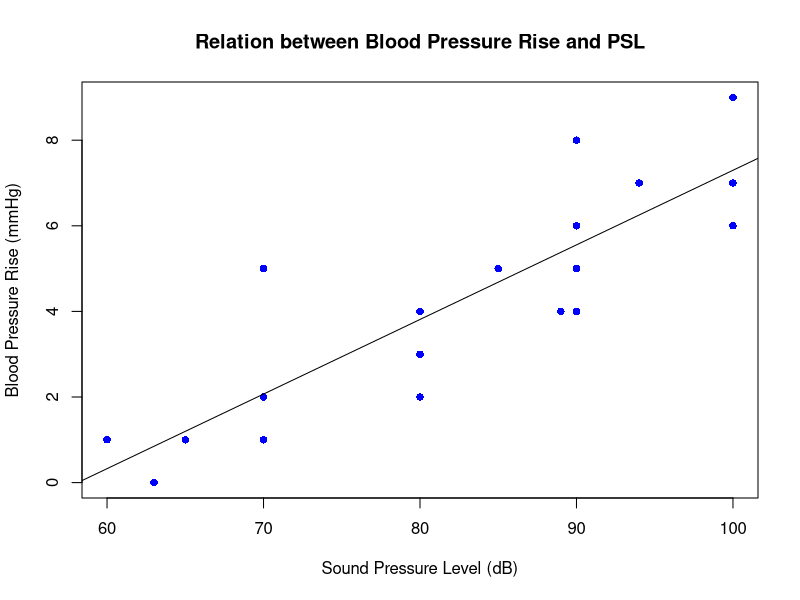
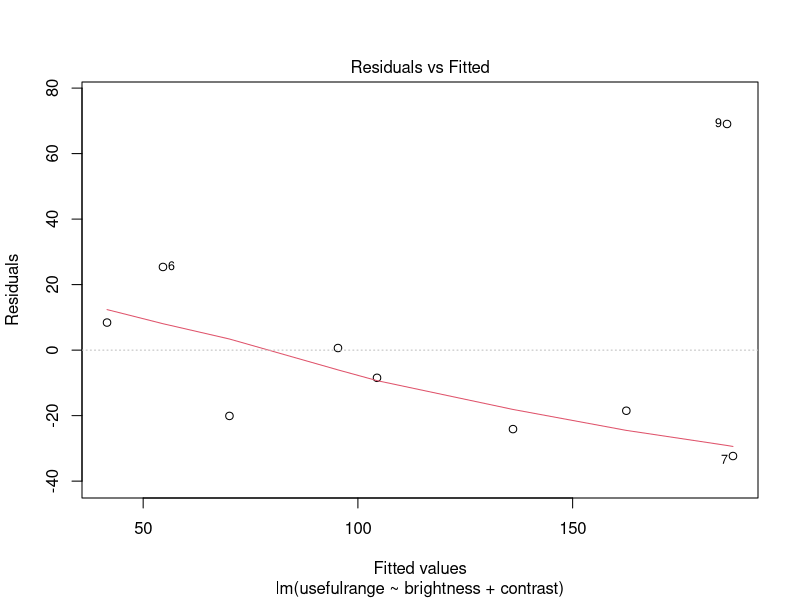
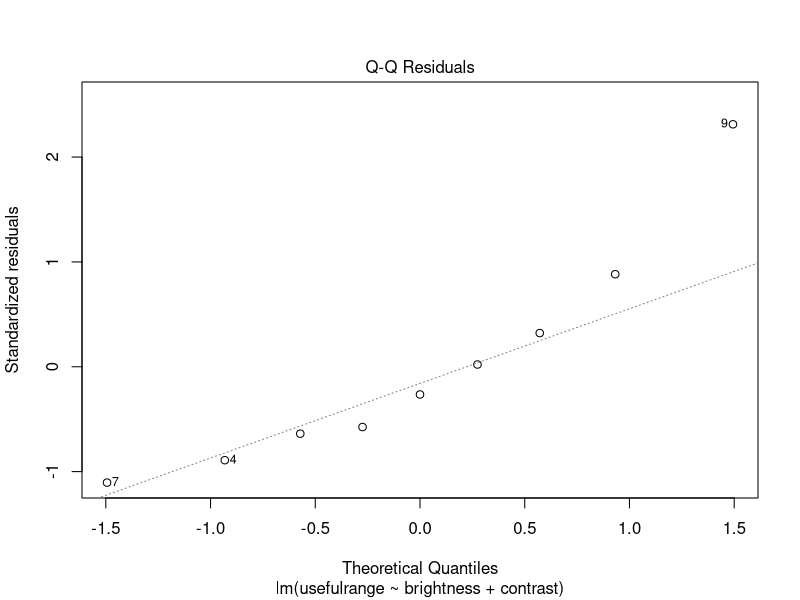
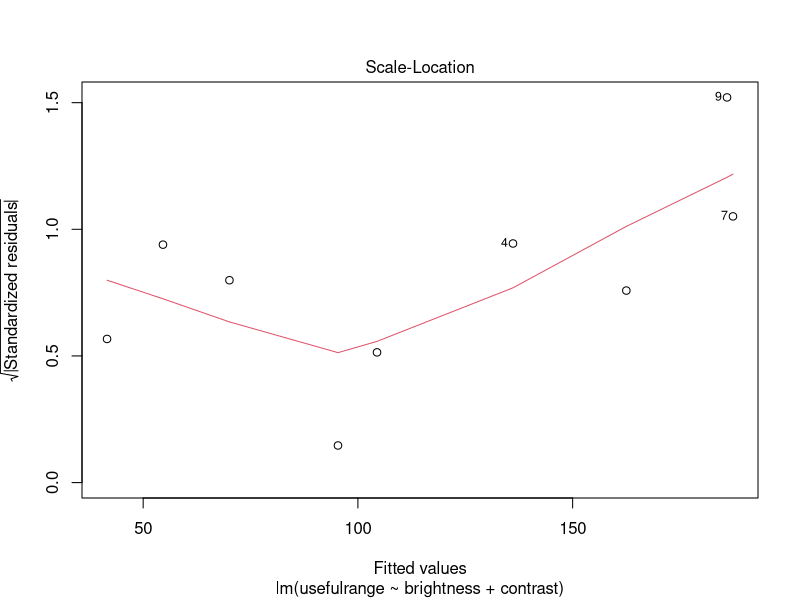
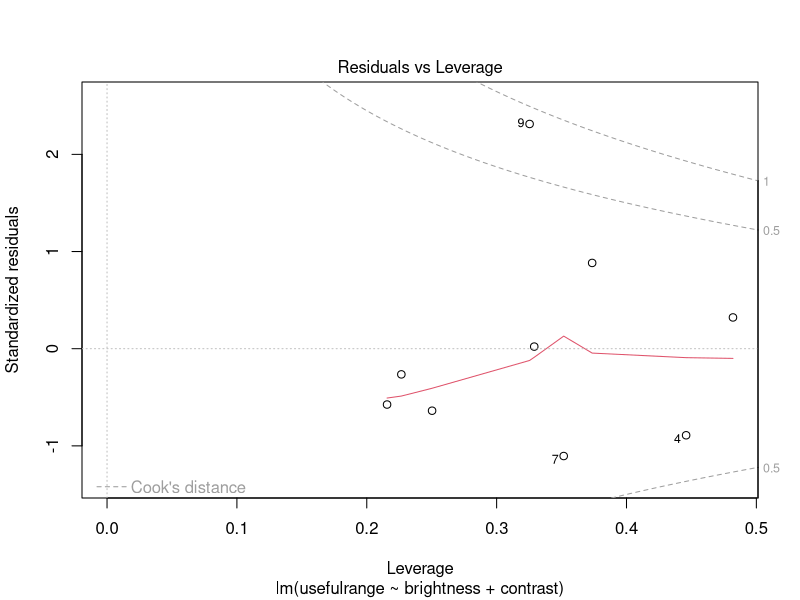
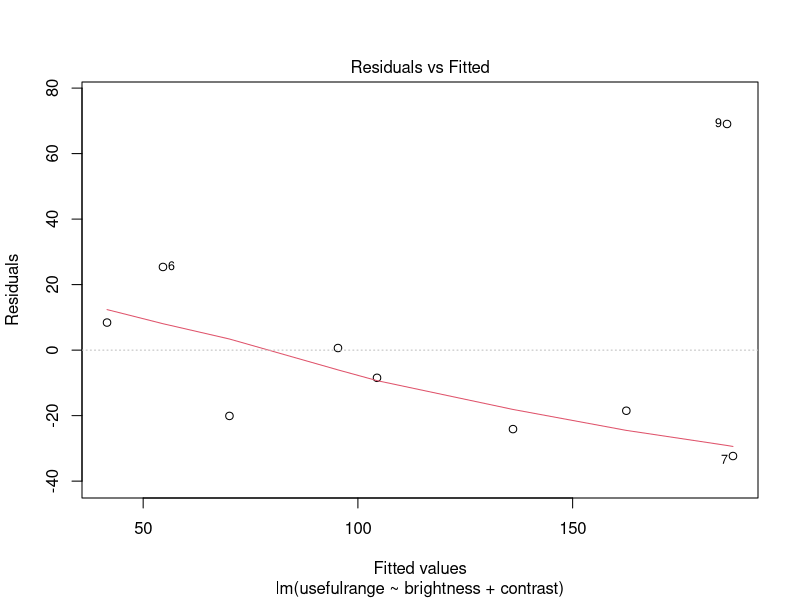
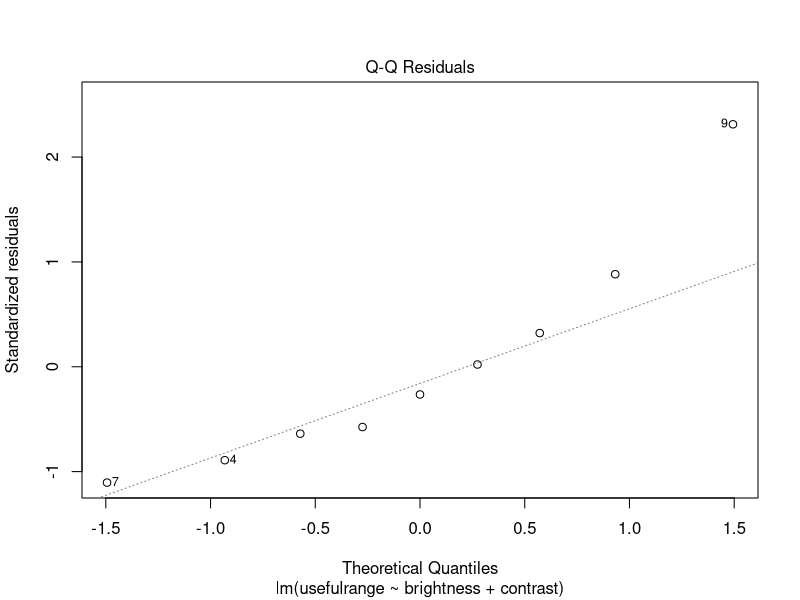
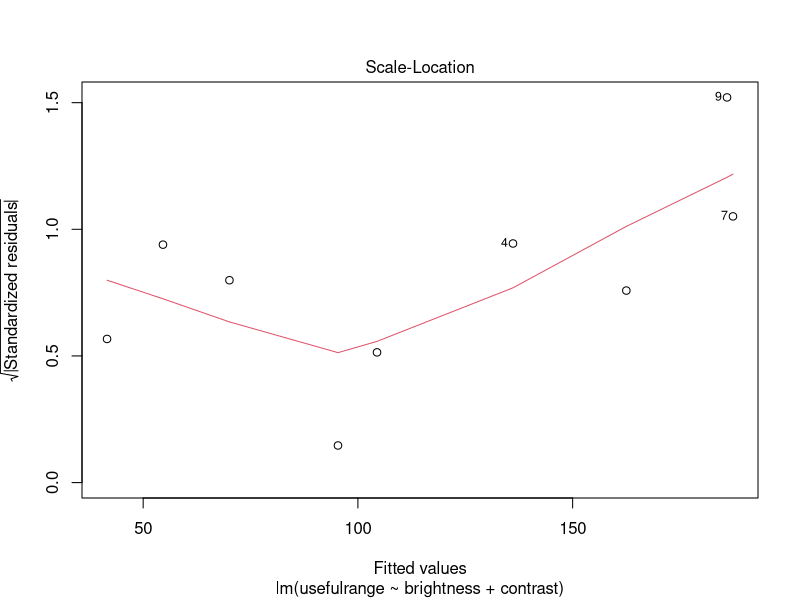

Generate these figures, in order, with R:
## ---- chunk 1
knitr::opts_chunk$set(echo = TRUE)
## ---- chunk 2
  y <- c(1,	0,	1,	2,	5,	1,	4,	6,	2,	3,	5,	4,	6,	8,	4,	5,	7,	9,	7,	6)
  x <- c(60,	63, 65,	70,	70,	70,	80,	90,	80,	80,	85,	89,	90,	90,	90,	90,	94, 100, 100, 100)

  plot(x, y, pch = 16, cex = 1, col = "blue", main = "Relation between Blood Pressure Rise and PSL", xlab = "Sound Pressure Level (dB)", ylab = "Blood Pressure Rise (mmHg)")
  lm(y ~ x)
  abline(lm(y ~ x))
## ---- chunk 3
SSE <- lm(y~x)

sum(resid(SSE)^2)
## ---- chunk 4


brightness  = c(54,61,65,100,100,100,50,57,54)
contrast    = c(56,80,70,50,65,80,25,35,26)
usefulrange = c(96,50,50,112,96,80,155,144,255)

data1 = data.frame(brightness,contrast,usefulrange)

input1 = data1[,c("brightness","contrast","usefulrange")]

knitr::kable(input1, "pipe", col.names = c("Brightness", "Contrast", "Useful Range"), align = c("c", "c", "c"))




## ---- chunk 5

data2 <- lm(usefulrange ~ brightness + contrast)

plot(data2)

summary(data2)

plot(data2)


## ---- chunk 6


(summary(data2)$sigma)**2 


## ---- chunk 7
summary(input1)

## ---- chunk 8

newdata = data.frame(brightness=80,contrast=75)
predict(data2,newdata)

## ---- chunk 9
summary(data2)
